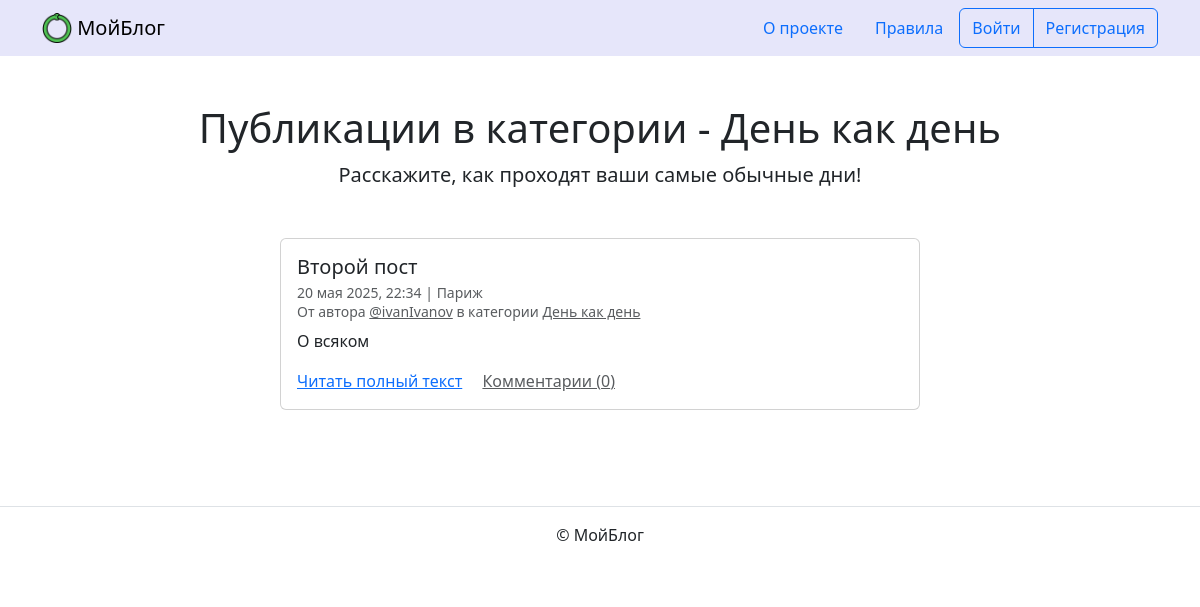
Screenshot of /category/routine/ with the database file from the repository.
### blog/models.py (models this page shows, shortened)
class Category(PublicationModel):
    title = models.CharField(max_length=LEN_NAME, verbose_name='Заголовок')
    description = models.TextField(verbose_name='Описание')
    slug = models.SlugField(
        unique=True,
        verbose_name='Идентификатор',
        help_text=('Идентификатор страницы для URL; разрешены символы '
                   'латиницы, цифры, дефис и подчёркивание.'
                   )
    )
    class Meta:
        verbose_name = 'категория'
        verbose_name_plural = 'Категории'

class Post(PublicationModel):
    title = models.CharField(max_length=LEN_NAME, verbose_name='Заголовок')
    text = models.TextField(verbose_name='Текст')
    pub_date = models.DateTimeField(
        verbose_name='Дата и время публикации',
        help_text=('Если установить дату и время в будущем — можно делать '
                   'отложенные публикации.'
                   )
    )
    author = models.ForeignKey(
        User,
        verbose_name='Автор публикации',
        on_delete=models.CASCADE,
        related_name='posts'
    )
    location = models.ForeignKey(
        Location,
        null=True,
        blank=True,
        verbose_name='Местоположение',
        on_delete=models.SET_NULL,
        related_name='posts'
    )
    category = models.ForeignKey(
        Category,
        null=True,
        verbose_name='Категория',
        on_delete=models.SET_NULL,
        related_name='posts'
    )
    image = models.ImageField('Фото', upload_to='posts_images', blank=True)
    class Meta:
        verbose_name = 'публикация'
        verbose_name_plural = 'Публикации'

class Location(PublicationModel):
    name = models.CharField(max_length=LEN_NAME, verbose_name='Название места')
    class Meta:
        verbose_name = 'местоположение'
        verbose_name_plural = 'Местоположения'

### blog/views.py (the view)
# urls.py: path('category/<slug:category_slug>/', views.CategoryPostsView.as_view(),
class CategoryPostsView(ListView):
    model = Post
    template_name = 'blog/category.html'
    paginate_by = POSTS_LIMIT
    def get_queryset(self):
        self.category = get_object_or_404(
            Category,
            slug=self.kwargs['category_slug'],
            is_published=True
        )
        queryset = profile_posts(
            filter_published=True,
            queryset=self.category.posts
        )
        return queryset
    def get_context_data(self, **kwargs):
        context = super().get_context_data(**kwargs)
        context['category'] = self.category
        return context

### blog/service.py (called while the page is built)
def profile_posts(
    filter_published=False,
    count_comment=True,
    queryset=None
):
    queryset = queryset or Post.objects
    if count_comment:
        queryset = queryset.annotate(comment_count=Count('comments'))
    queryset = queryset.select_related(
        'category', 'author', 'location'
    )
    if filter_published:
        queryset = queryset.filter(
            is_published=True,
            category__is_published=True,
            pub_date__lte=timezone.now()
        )
    return queryset.order_by('-pub_date')

### templates/blog/category.html (shortened to what this page needs)
{% extends "base.html" %}
{% block content %}
  <h1 class="text-center">Публикации в категории - {{ category.title }}</h1>
  <p class="col-6 offset-3 mb-5 lead text-center">{{ category.description }}</p>
  {% for post in page_obj %}
    <article class="mb-5">
      {% include "includes/post_card.html" %}
    </article>
  {% endfor %}
{% endblock %}

### templates/includes/post_card.html (shortened to what this page needs)
<div class="col d-flex justify-content-center">
  <div class="card" style="width: 40rem;">
    <div class="card-body">
      <h5 class="card-title">{{ post.title }}</h5>
      <h6 class="card-subtitle mb-2 text-muted">
        <small>
          {{ post.pub_date|date:"d E Y, H:i" }} | {% if post.location and post.location.is_published %}{{ post.location.name }}{% else %}Планета Земля{% endif %}<br>
          От автора <a class="text-muted" href="{% url 'blog:profile' post.author.username %}">@{{ post.author.username }}</a> в
          категории {% include "includes/category_link.html" %}
        </small>
      </h6>
      <p class="card-text">{{ post.text|truncatewords:10 }}</p>
      <a href="{% url 'blog:post_detail' post.id %}" class="card-link">Читать полный текст</a>
      <a href="{% url 'blog:post_detail' post.id %}" class="card-link text-muted">Комментарии ({{ post.comment_count }})</a>
    </div>
  </div>
</div>

### templates/includes/category_link.html
<a class="text-muted" href="{% url 'blog:category_posts' post.category.slug %}">
  {{ post.category.title }}
</a>

### rows the page displays
Category: title "День как день", description "Расскажите, как проходят ваши самые обычные дни!"
Post: title "Второй пост", pub_date "20 мая 2025, 22:34", location.name "Париж", author.username "ivanIvanov", category "День как день", text "О всяком", comment_count "0"
